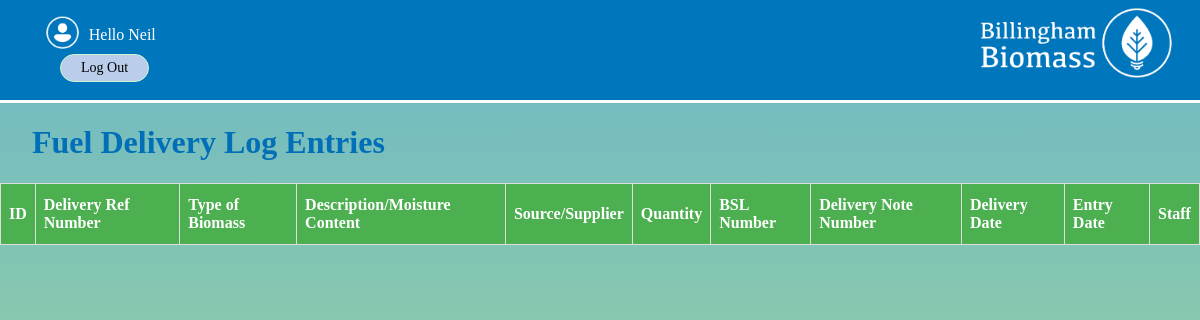
The app's page /fueldelivery/viewfuelrecordlog (signed in), older data.
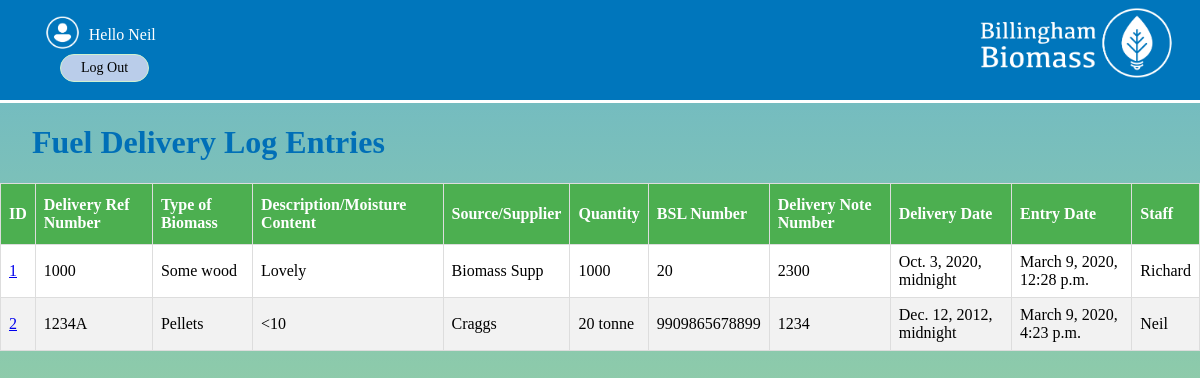
The same page, newer data.
### fueldelivery/models.py (models this page shows, shortened)
class FuelLogDeliveryMod(models.Model):
    delivery_ref_number = models.CharField(max_length=50)
    type_of_biomass = models.CharField(max_length=50)
    description_moisture_content = models.CharField(max_length=50)
    source_supplier = models.CharField(max_length=50)
    quantity = models.CharField(max_length=50)
    BSL_Number = models.IntegerField()
    delivery_note_number = models.IntegerField()
    delivery_date = models.DateTimeField()
    entry_date = models.DateTimeField(auto_now_add = True)
    entry_day = models.DateField(auto_now_add = True)
    staff = models.ForeignKey(User,on_delete=models.CASCADE)

### fueldelivery/views.py (the view)
# urls.py: path('viewfuelrecordlog',views.ViewFuelDeliverylog, name='viewfuelrecord'),
@login_required(login_url="/accounts/login/")
def ViewFuelDeliverylog(request):
    entriesLog = FuelLogDeliveryMod.objects.all().order_by('entry_date')
    return render(request,'fueldelivery/viewfuelrecord.html',{'entriesLog':entriesLog})

### fueldelivery/templates/fueldelivery/viewfuelrecord.html
{% extends 'base_layout.html' %}
{% block content %}
<div class="fuelLog">
  <h1>Fuel Delivery Log Entries</h1>
  <table>
    <thead>
    <th>ID</th>
    <th>Delivery Ref Number</th>
    <th>Type of Biomass</th>
    <th>Description/Moisture Content</th>
    <th>Source/Supplier</th>
    <th>Quantity</th>
    <th>BSL Number</th>
    <th>Delivery Note Number</th>
    <th>Delivery Date</th>
    <th>Entry Date</th>
    <th>Staff</th>
    </thead>
    <tbody>
  {% for entryLog in entriesLog %}
  <tr>
      <td><a href="{% url 'fuelrecords:idRecord' id=entryLog.id%}">{{entryLog.id}}</a></td>
      <td>{{entryLog.delivery_ref_number}}</td>
      <td>{{entryLog.type_of_biomass}}</td>
      <td>{{entryLog.description_moisture_content}}</td>
      <td>{{entryLog.source_supplier}}</td>
      <td>{{entryLog.quantity}}</td>
      <td>{{entryLog.BSL_Number}}</td>
      <td>{{entryLog.delivery_note_number}}</td>
      <td>{{entryLog.delivery_date}}</td>
      <td>{{entryLog.entry_date}}</td>
      <td>{{entryLog.staff}}</td>
      </tr>
    {% endfor %}
    </tbody>
</div>
{% endblock %}

Row changes from the older to the newer data that the page shows:
added FuelLogDeliveryMod: id "1", delivery_ref_number "1000", type_of_biomass "Some wood", description_moisture_content "Lovely", source_supplier "Biomass Supp", quantity "1000", BSL_Number "20", delivery_note_number "2300", delivery_date "Oct. 3, 2020, midnight", entry_date "March 9, 2020, 12:28 p.m.", staff "Richard"
added FuelLogDeliveryMod: id "2", delivery_ref_number "1234A", type_of_biomass "Pellets", description_moisture_content "<10", source_supplier "Craggs", quantity "20 tonne", BSL_Number "9909865678899", delivery_note_number "1234", delivery_date "Dec. 12, 2012, midnight", entry_date "March 9, 2020, 4:23 p.m.", staff "Neil"
